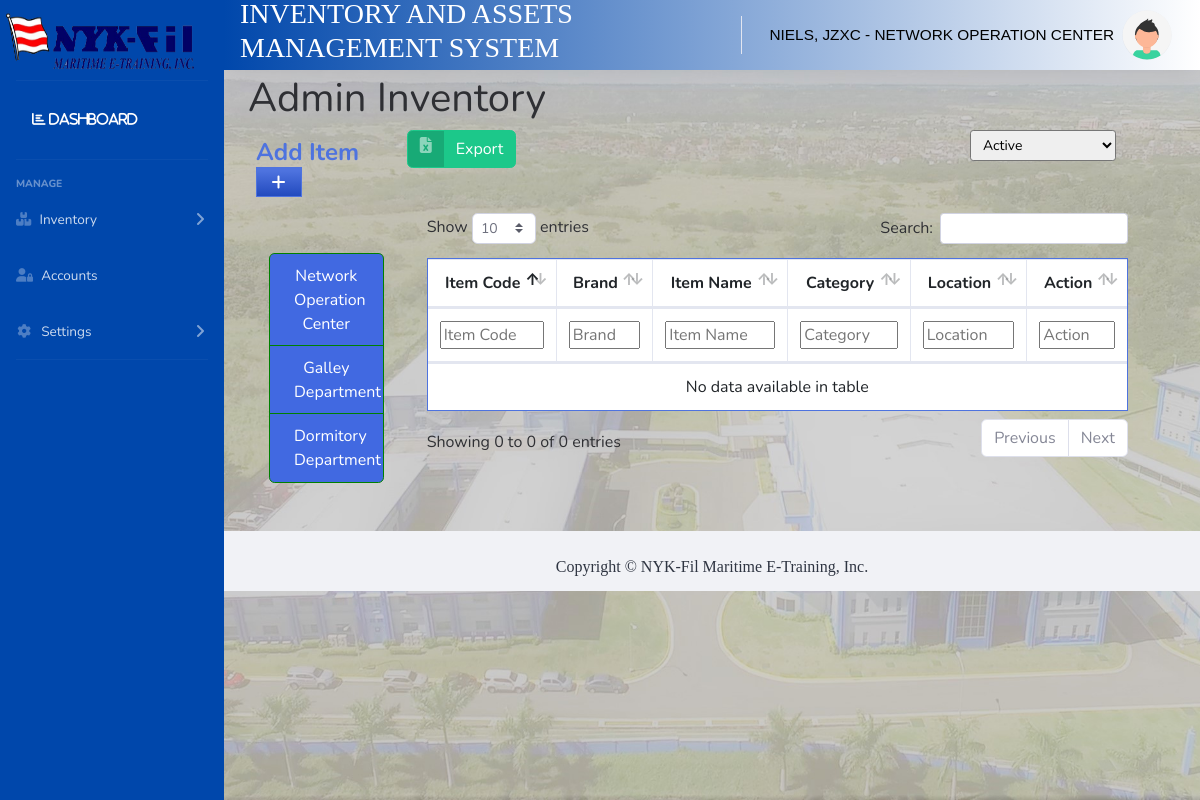
Before: /pages/inventory.php (signed in) with the older database file.
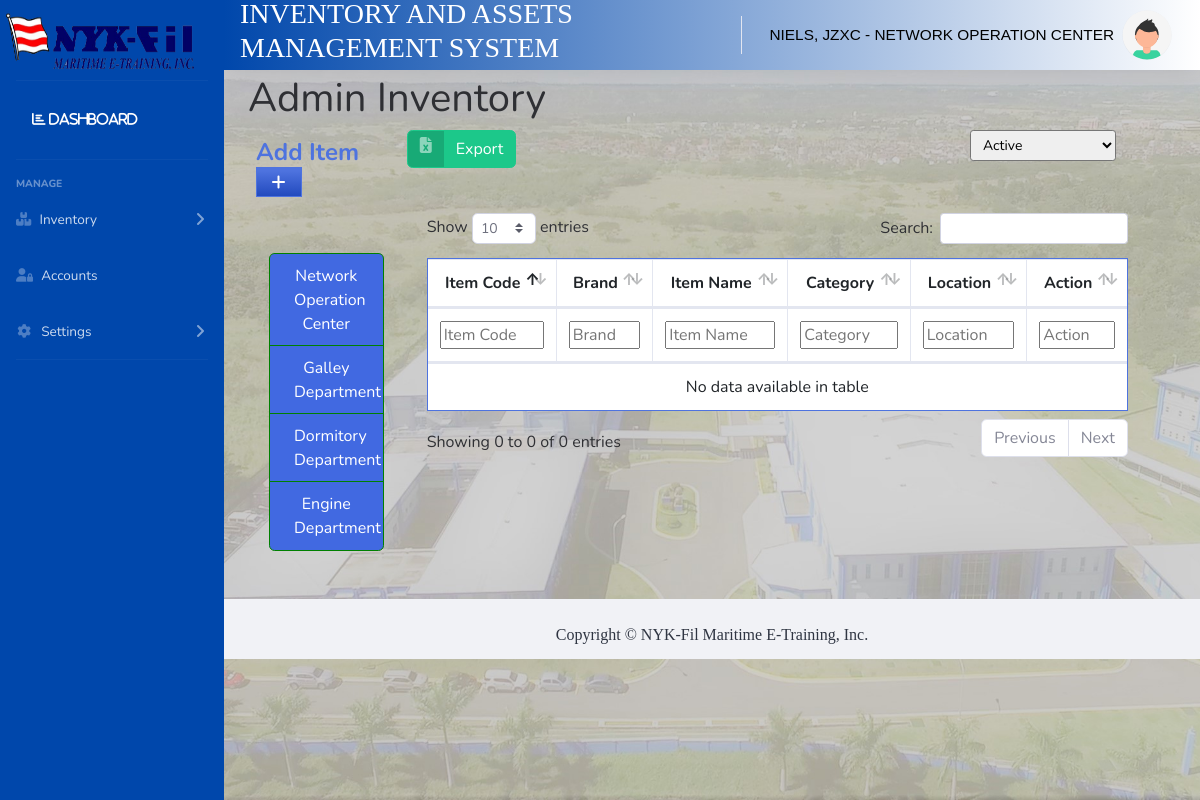
After: the same page with the newer database file.
### tables this page shows
CREATE TABLE `department_tbl` (
  `departmentid` int(11) NOT NULL,
  `department` varchar(255) NOT NULL,
  `dept_deleted` int(11) NOT NULL
);

### pages/inventoryclass.php (the view, shortened to what this page needs)
<?php
function populatedepartmentbuttons()
{
  $query = "Select departmentid,department from department_tbl";
  try
  {
    include '../includes/dbcon.php';
    $statement = $conn->prepare($query);
    $statement->execute();
    $result = $statement->get_result();
            while($row = $result->fetch_assoc())
            {
             echo "<button class='btn btn-info' value='{$row['departmentid']}' onclick='filterTable({$row['departmentid']})'>{$row['department']}</button>";
            }
  }
  catch (\Exception $e)
  {
  }
}
function populateselectstatus()
{
      try
      {
              include '../includes/dbcon.php';
              $statement = $conn->prepare("Select * from assetstatus_tbl");
              $statement->execute();
              $result = $statement->get_result();
                      while($row = $result->fetch_assoc())
                      {
                          echo "<option value='".$row["assetstatusid"]."'>".$row["assetstatus"]."</option>";
                      }
      }
      catch (\Exception $e)
      {
      }
}
?>

Changed rows visible on the page:
added department_tbl: $row['departmentid'] 4 (drawn), department "Engine Department"
